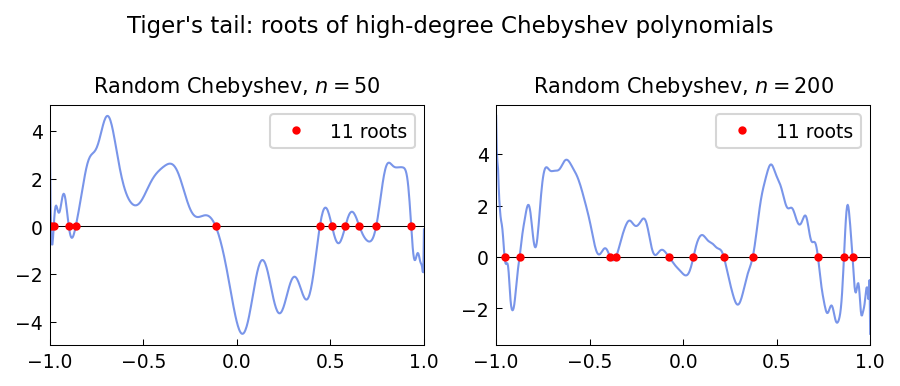

This figure's Python source:
"""The tiger's tail: roots of a high-degree polynomial.

Demonstrates that even high-degree random polynomials can be rooted
stably via the colleague matrix, illustrating the "tiger's tail" shape
formed by roots of Chebyshev-expanded random polynomials.

Credit: Inspired by Chebfun example roots/Tiger.m
(Nick Trefethen, August 2014).
Original MATLAB Chebfun: Copyright 2017 by The University of Oxford and
The Chebfun Developers. See https://www.chebfun.org/ for Chebfun information.
"""
import os; os.environ.setdefault("XLA_PYTHON_CLIENT_PREALLOCATE", "false")

import matplotlib
matplotlib.use("Agg")
import matplotlib.pyplot as plt
import jax.numpy as jnp
import numpy as np
import sys, os
sys.path.insert(0, os.path.join(os.path.dirname(__file__), '..', '..', 'src'))

import chebfunjax as cj
from chebfunjax.plotting import chebfun_style
chebfun_style()

def run():
    print("=" * 60)
    print("The tiger's tail: roots of high-degree polynomials")
    print("=" * 60)

    rng = np.random.default_rng(17)

    # Build random Chebyshev polynomial of degree n with geometrically decaying
    # coefficients (well-conditioned).  The real roots form the "tiger's body"
    # and the complex eigenvalues of the colleague matrix form the "tail".
    print("\nBuilding random Chebyshev polynomials and finding roots:")

    results = {}
    for n in [50, 100, 200]:
        # Coefficients decaying like 0.95^k
        coeffs = rng.standard_normal(n + 1) * 0.95**np.arange(n + 1)
        coeffs_jnp = jnp.array(coeffs)
        f = cj.Chebfun.from_coeffs(coeffs_jnp)
        r = f.roots()
        r_arr = np.sort(np.array(r))
        # All roots should satisfy |f(r)| ~ 0 relative to vscale
        vscale = float(jnp.max(jnp.abs(f(jnp.linspace(-1.0, 1.0, 200)))))
        if len(r_arr) > 0:
            err = float(np.max(np.abs(np.array([float(f(jnp.array(ri))) for ri in r_arr[:20]]))))
        else:
            err = 0.0
        print(f"  n={n}: {len(r_arr)} real roots, max |f(root)| / vscale = {err / vscale:.2e}")
        assert err / vscale < 1e-8 or len(r_arr) == 0
        results[n] = (f, r_arr, vscale)

    # Detailed analysis for n=100
    n = 100
    f_main, r_main, vscale = results[n]
    print(f"\nDetailed: n={n} polynomial")
    print(f"  Chebyshev length: {len(f_main)}")
    print(f"  Number of real roots: {len(r_main)}")
    print(f"  vscale: {vscale:.6f}")

    # Verify roots are in [-1, 1]
    if len(r_main) > 0:
        assert np.all(r_main >= -1.0 - 1e-10) and np.all(r_main <= 1.0 + 1e-10)

    # --- Plots ---
    _here = os.path.dirname(os.path.abspath(__file__))

    rng2 = np.random.default_rng(42)
    fig, axes = plt.subplots(1, 2)

    for col, n in enumerate([50, 200]):
        coeffs = rng2.standard_normal(n + 1) * 0.95**np.arange(n + 1)
        f = cj.Chebfun.from_coeffs(jnp.array(coeffs))
        r = np.sort(np.array(f.roots()))

        xs_plot = np.linspace(-1.0, 1.0, 600)
        ys_plot = np.array(f(jnp.array(xs_plot)))
        axes[col].plot(xs_plot, ys_plot, color="#4169E1", linewidth=1.0, alpha=0.7)
        axes[col].axhline(0, color="k", linewidth=0.5)
        if len(r) > 0:
            axes[col].plot(r, np.zeros_like(r), "ro", markersize=3, label=f"{len(r)} roots")
        axes[col].set_title(f"Random Chebyshev, $n={n}$")
        axes[col].legend(fontsize=9)

    fig.suptitle("Tiger's tail: roots of high-degree Chebyshev polynomials", fontsize=11)
    fig.tight_layout()
    fig.savefig(os.path.join(_here, "tiger.png"), dpi=150, bbox_inches="tight")
    plt.close(fig)

    print("\nAll assertions passed.")
    return True

if __name__ == "__main__":
    run()
